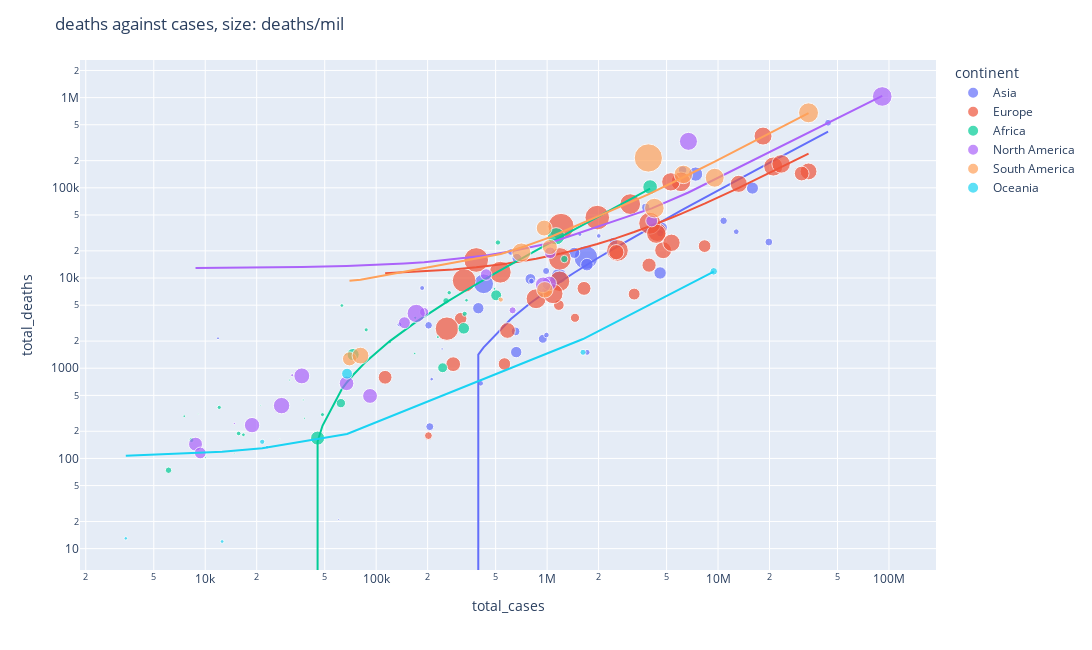

The cell this chart's notebook holds for it:
### Code cell
bubbleScatter(df_diab, 'total_cases', 'total_deaths', 'total_deaths_per_million', 'location', 
              'log', 'log', 'deaths against cases, size: deaths/mil',  'continent')

### Figure 1 — Plotly figure (JSON) as saved in the notebook; plotly's stock layout.template omitted (floating-point values rounded to 4 significant figures)
{"data": [{"hovertemplate": "<b>%{hovertext}</b><br><br>continent=Asia<br>total_cases=%{x}<br>total_deaths=%{y}<br>total_deaths_per_million=%{marker.size}<extra></extra>", "hovertext": ["Afghanistan", "Armenia", "Azerbaijan", "Bahrain", "Bangladesh", "Bhutan", "Brunei", "Cambodia", "China", "Georgia", "India", "Indonesia", "Iran", "Iraq", "Israel", "Japan", "Jordan", "Kazakhstan", "Kuwait", "Kyrgyzstan", "Laos", "Lebanon", "Malaysia", "Mongolia", "Myanmar", "Nepal", "Oman", "Pakistan", "Philippines", "Qatar", "Saudi Arabia", "Singapore", "South Korea", "Sri Lanka", "Tajikistan", "Thailand", "Timor", "Turkey", "United Arab Emirates", "Uzbekistan", "Vietnam", "Yemen"], "legendgroup": "Asia", "marker": {"color": "#636efa", "size": [193.2, 3093.0, 945.2, 1031.0, 173.0, 27.01, 505.2, 184.2, 3.665, 4486.0, 374.0, 573.5, 1615.0, 581.5, 1225.0, 261.7, 1262.0, 990.9, 602.1, 458.2, 102.0, 1883.0, 1071.0, 633.0, 361.2, 398.4, 1024.0, 131.7, 533.3, 253.3, 257.3, 275.0, 483.7, 760.4, 12.82, 438.6, 100.7, 1172.0, 249.3, 48.03, 442.1, 65.22], "sizemode": "area", "sizeref": 15.89, "symbol": "circle"}, "mode": "markers", "name": "Asia", "orientation": "v", "showlegend": true, "type": "scatter", "x": [185749, 425365, 798838, 659647, 2005257, 60368, 205890, 136789, 905992, 1686218, 44036275, 6207098, 7391026, 2444798, 4582056, 12779171, 1709879, 1439725, 653730, 202685, 211239, 1173871, 4680053, 943690, 614092, 986596, 395737, 1554591, 3776627, 408656, 809672, 1714056, 19820739, 665739, 17786, 4592284, 22999, 15889495, 991564, 243093, 10779632, 11877], "xaxis": "x", "y": [7748, 8633, 9748, 1509, 29291, 21, 225, 3056, 5226, 16859, 526396, 156993, 141998, 25315, 11377, 32609, 14074, 19022, 2559, 2991, 757, 10532, 35969, 2119, 19434, 11967, 4628, 30487, 60727, 681, 9251, 1500, 25068, 16556, 125, 31404, 133, 99341, 2335, 1637, 43093, 2151], "yaxis": "y"}, {"hovertemplate": "<b>OLS trendline</b><br>total_deaths = 0.00960662 * total_cases + -2385.34<br>R<sup>2</sup>=0.764920<br><br>continent=Asia<br>total_cases=%{x}<br>total_deaths=%{y} <b>(trend)</b><extra></extra>", "legendgroup": "Asia", "marker": {"color": "#636efa", "symbol": "circle"}, "mode": "lines", "name": "Asia", "showlegend": false, "type": "scatter", "x": [11877, 17786, 22999, 60368, 136789, 185749, 202685, 205890, 211239, 243093, 395737, 408656, 425365, 614092, 653730, 659647, 665739, 798838, 809672, 905992, 943690, 986596, 991564, 1173871, 1439725, 1554591, 1686218, 1709879, 1714056, 2005257, 2444798, 3776627, 4582056, 4592284, 4680053, 6207098, 7391026, 10779632, 12779171, 15889495, 19820739, 44036275], "xaxis": "x", "y": [-2271.0, -2214.0, -2164.0, -1805.0, -1071.0, -600.9, -438.2, -407.4, -356.1, -50.04, 1416.0, 1540.0, 1701.0, 3514.0, 3895.0, 3952.0, 4010.0, 5289.0, 5393.0, 6318.0, 6680.0, 7093.0, 7140.0, 8892.0, 11450.0, 12550.0, 13810.0, 14040.0, 14080.0, 16880.0, 21100.0, 33900.0, 41630.0, 41730.0, 42570.0, 57240.0, 68620.0, 101200.0, 120400.0, 150300.0, 188000.0, 420700.0], "yaxis": "y"}, {"hovertemplate": "<b>%{hovertext}</b><br><br>continent=Europe<br>total_cases=%{x}<br>total_deaths=%{y}<br>total_deaths_per_million=%{marker.size}<extra></extra>", "hovertext": ["Albania", "Austria", "Belarus", "Belgium", "Bosnia and Herzegovina", "Bulgaria", "Croatia", "Cyprus", "Czechia", "Denmark", "Estonia", "Finland", "France", "Germany", "Greece", "Hungary", "Iceland", "Ireland", "Italy", "Latvia", "Lithuania", "Luxembourg", "Malta", "Moldova", "Montenegro", "Netherlands", "North Macedonia", "Norway", "Poland", "Portugal", "Romania", "Russia", "Slovakia", "Slovenia", "Spain", "Sweden", "Switzerland", "Ukraine", "United Kingdom"], "legendgroup": "Europe", "marker": {"color": "#EF553B", "size": [1242.0, 2277.0, 743.1, 2776.0, 4847.0, 5428.0, 4018.0, 1244.0, 3851.0, 1134.0, 1972.0, 905.3, 2255.0, 1726.0, 2968.0, 4819.0, 483.3, 1539.0, 2905.0, 3144.0, 3304.0, 1735.0, 1507.0, 3792.0, 4374.0, 1290.0, 4455.0, 670.6, 3043.0, 2390.0, 3415.0, 2582.0, 3712.0, 3160.0, 2332.0, 1849.0, 1598.0, 2675.0, 2737.0], "sizemode": "area", "sizeref": 15.89, "symbol": "circle"}, "mode": "markers", "name": "Europe", "orientation": "v", "showlegend": true, "type": "scatter", "x": [312097, 4774043, 994037, 4414255, 384976, 1206688, 1186739, 562911, 3985056, 3229666, 586399, 1171034, 33848327, 30854175, 4349423, 1965481, 202157, 1644166, 21040025, 861724, 1183422, 282252, 112828, 532187, 259349, 8341943, 327009, 1455796, 6069665, 5340612, 3063647, 18330786, 2581047, 1083067, 13226579, 2539715, 3949259, 5294643, 23392406], "xaxis": "x", "y": [3545, 20317, 7118, 32228, 15853, 37377, 16313, 1115, 40477, 6639, 2620, 5012, 152052, 143979, 30999, 46790, 179, 7675, 172086, 5892, 9208, 1109, 794, 11608, 2746, 22579, 9370, 3623, 116570, 24592, 65999, 374683, 20223, 6698, 110719, 19358, 13891, 116463, 184140], "yaxis": "y"}, {"hovertemplate": "<b>OLS trendline</b><br>total_deaths = 0.00675194 * total_cases + 10548.2<br>R<sup>2</sup>=0.581288<br><br>continent=Europe<br>total_cases=%{x}<br>total_deaths=%{y} <b>(trend)</b><extra></extra>", "legendgroup": "Europe", "marker": {"color": "#EF553B", "symbol": "circle"}, "mode": "lines", "name": "Europe", "showlegend": false, "type": "scatter", "x": [112828, 202157, 259349, 282252, 312097, 327009, 384976, 532187, 562911, 586399, 861724, 994037, 1083067, 1171034, 1183422, 1186739, 1206688, 1455796, 1644166, 1965481, 2539715, 2581047, 3063647, 3229666, 3949259, 3985056, 4349423, 4414255, 4774043, 5294643, 5340612, 6069665, 8341943, 13226579, 18330786, 21040025, 23392406, 30854175, 33848327], "xaxis": "x", "y": [11310.0, 11910.0, 12300.0, 12450.0, 12660.0, 12760.0, 13150.0, 14140.0, 14350.0, 14510.0, 16370.0, 17260.0, 17860.0, 18450.0, 18540.0, 18560.0, 18700.0, 20380.0, 21650.0, 23820.0, 27700.0, 27980.0, 31230.0, 32350.0, 37210.0, 37460.0, 39920.0, 40350.0, 42780.0, 46300.0, 46610.0, 51530.0, 66870.0, 99850.0, 134300.0, 152600.0, 168500.0, 218900.0, 239100.0], "yaxis": "y"}, {"hovertemplate": "<b>%{hovertext}</b><br><br>continent=Africa<br>total_cases=%{x}<br>total_deaths=%{y}<br>total_deaths_per_million=%{marker.size}<extra></extra>", "hovertext": ["Algeria", "Benin", "Botswana", "Burkina Faso", "Burundi", "Cameroon", "Cape Verde", "Central African Republic", "Comoros", "Djibouti", "Egypt", "Equatorial Guinea", "Eritrea", "Eswatini", "Ethiopia", "Gabon", "Gambia", "Ghana", "Guinea", "Kenya", "Liberia", "Libya", "Madagascar", "Malawi", "Mali", "Mauritius", "Morocco", "Mozambique", "Niger", "Sao Tome and Principe", "Seychelles", "South Africa", "Sudan", "Tanzania", "Togo", "Tunisia", "Uganda", "Zambia", "Zimbabwe"], "legendgroup": "Africa", "marker": {"color": "#00cc96", "size": [155.6, 12.54, 1070.0, 17.51, 3.028, 71.0, 697.4, 20.71, 194.7, 171.0, 226.7, 112.0, 28.45, 1188.0, 62.92, 130.7, 139.4, 44.38, 32.88, 107.0, 56.61, 954.8, 48.69, 134.0, 33.74, 779.9, 437.9, 69.05, 12.32, 331.7, 1578.0, 1717.0, 108.6, 13.23, 32.27, 2368.0, 79.12, 206.2, 348.7], "sizemode": "area", "sizeref": 15.89, "symbol": "circle"}, "mode": "markers", "name": "Africa", "orientation": "v", "showlegend": true, "type": "scatter", "x": [267454, 27316, 325470, 21128, 45308, 120215, 62159, 14764, 8315, 15690, 515645, 16723, 10045, 73280, 492237, 48511, 12078, 168007, 37408, 337622, 7538, 503611, 66491, 87410, 31228, 244850, 1260978, 229580, 9104, 6100, 45429, 4004555, 63006, 37510, 38084, 1128693, 169230, 329483, 256378], "xaxis": "x", "y": [6876, 163, 2770, 387, 38, 1931, 410, 113, 160, 189, 24765, 183, 103, 1417, 7568, 306, 368, 1457, 445, 5672, 294, 6431, 1408, 2665, 739, 1013, 16237, 2215, 311, 74, 168, 101982, 4957, 841, 279, 29041, 3628, 4015, 5577], "yaxis": "y"}, {"hovertemplate": "<b>OLS trendline</b><br>total_deaths = 0.0246822 * total_cases + -967.445<br>R<sup>2</sup>=0.953180<br><br>continent=Africa<br>total_cases=%{x}<br>total_deaths=%{y} <b>(trend)</b><extra></extra>", "legendgroup": "Africa", "marker": {"color": "#00cc96", "symbol": "circle"}, "mode": "lines", "name": "Africa", "showlegend": false, "type": "scatter", "x": [6100, 7538, 8315, 9104, 10045, 12078, 14764, 15690, 16723, 21128, 27316, 31228, 37408, 37510, 38084, 45308, 45429, 48511, 62159, 63006, 66491, 73280, 87410, 120215, 168007, 169230, 229580, 244850, 256378, 267454, 325470, 329483, 337622, 492237, 503611, 515645, 1128693, 1260978, 4004555], "xaxis": "x", "y": [-816.9, -781.4, -762.2, -742.7, -719.5, -669.3, -603.0, -580.2, -554.7, -446.0, -293.2, -196.7, -44.13, -41.61, -27.45, 150.9, 153.8, 229.9, 566.8, 587.7, 673.7, 841.3, 1190.0, 2000.0, 3179.0, 3210.0, 4699.0, 5076.0, 5361.0, 5634.0, 7066.0, 7165.0, 7366.0, 11180.0, 11460.0, 11760.0, 26890.0, 30160.0, 97870.0], "yaxis": "y"}, {"hovertemplate": "<b>%{hovertext}</b><br><br>continent=North America<br>total_cases=%{x}<br>total_deaths=%{y}<br>total_deaths_per_million=%{marker.size}<extra></extra>", "hovertext": ["Antigua and Barbuda", "Bahamas", "Barbados", "Belize", "Canada", "Costa Rica", "Dominican Republic", "El Salvador", "Grenada", "Guatemala", "Haiti", "Honduras", "Jamaica", "Mexico", "Nicaragua", "Panama", "Saint Lucia", "Saint Vincent and the Grenadines", "Trinidad and Tobago", "United States"], "legendgroup": "North America", "marker": {"color": "#ab63fa", "size": [1545.0, 2015.0, 1753.0, 1700.0, 1126.0, 1692.0, 394.2, 664.2, 1878.0, 1081.0, 73.2, 1064.0, 1130.0, 2585.0, 35.62, 1933.0, 2143.0, 1102.0, 2657.0, 3056.0], "sizemode": "area", "sizeref": 15.89, "symbol": "circle"}, "mode": "markers", "name": "North America", "orientation": "v", "showlegend": true, "type": "scatter", "x": [8773, 36724, 92086, 67111, 4092722, 1028375, 628213, 190818, 18786, 1042376, 32263, 439901, 146372, 6711847, 14807, 948473, 27966, 9354, 171510, 91316648], "xaxis": "x", "y": [144, 822, 493, 680, 42951, 8720, 4383, 4194, 234, 19037, 838, 10932, 3194, 327525, 244, 8412, 385, 115, 4053, 1029926], "yaxis": "y"}, {"hovertemplate": "<b>OLS trendline</b><br>total_deaths = 0.0113155 * total_cases + 12811.8<br>R<sup>2</sup>=0.943409<br><br>continent=North America<br>total_cases=%{x}<br>total_deaths=%{y} <b>(trend)</b><extra></extra>", "legendgroup": "North America", "marker": {"color": "#ab63fa", "symbol": "circle"}, "mode": "lines", "name": "North America", "showlegend": false, "type": "scatter", "x": [8773, 9354, 14807, 18786, 27966, 32263, 36724, 67111, 92086, 146372, 171510, 190818, 439901, 628213, 948473, 1028375, 1042376, 4092722, 6711847, 91316648], "xaxis": "x", "y": [12910.0, 12920.0, 12980.0, 13020.0, 13130.0, 13180.0, 13230.0, 13570.0, 13850.0, 14470.0, 14750.0, 14970.0, 17790.0, 19920.0, 23540.0, 24450.0, 24610.0, 59120.0, 88760.0, 1046000.0], "yaxis": "y"}, {"hovertemplate": "<b>%{hovertext}</b><br><br>continent=South America<br>total_cases=%{x}<br>total_deaths=%{y}<br>total_deaths_per_million=%{marker.size}<extra></extra>", "hovertext": ["Argentina", "Bolivia", "Brazil", "Chile", "Colombia", "Ecuador", "Guyana", "Paraguay", "Peru", "Suriname", "Uruguay", "Venezuela"], "legendgroup": "South America", "marker": {"color": "#FFA15A", "size": [2857.0, 1826.0, 3166.0, 3056.0, 2734.0, 2012.0, 1580.0, 2867.0, 6356.0, 2251.0, 2161.0, 204.4], "sizemode": "area", "sizeref": 15.89, "symbol": "circle"}, "mode": "markers", "name": "South America", "orientation": "v", "showlegend": true, "type": "scatter", "x": [9560307, 1037500, 33833900, 4241546, 6265798, 961345, 69807, 707109, 3909870, 80966, 969803, 535836], "xaxis": "x", "y": [129369, 22061, 678514, 59577, 140845, 35801, 1271, 19220, 214303, 1380, 7403, 5763], "yaxis": "y"}, {"hovertemplate": "<b>OLS trendline</b><br>total_deaths = 0.019623 * total_cases + 7956.01<br>R<sup>2</sup>=0.942815<br><br>continent=South America<br>total_cases=%{x}<br>total_deaths=%{y} <b>(trend)</b><extra></extra>", "legendgroup": "South America", "marker": {"color": "#FFA15A", "symbol": "circle"}, "mode": "lines", "name": "South America", "showlegend": false, "type": "scatter", "x": [69807, 80966, 535836, 707109, 961345, 969803, 1037500, 3909870, 4241546, 6265798, 9560307, 33833900], "xaxis": "x", "y": [9326.0, 9545.0, 18470.0, 21830.0, 26820.0, 26990.0, 28310.0, 84680.0, 91190.0, 130900.0, 195600.0, 671900.0], "yaxis": "y"}, {"hovertemplate": "<b>%{hovertext}</b><br><br>continent=Oceania<br>total_cases=%{x}<br>total_deaths=%{y}<br>total_deaths_per_million=%{marker.size}<extra></extra>", "hovertext": ["Australia", "Fiji", "Kiribati", "New Zealand", "Solomon Islands", "Tonga"], "legendgroup": "Oceania", "marker": {"color": "#19d3f3", "size": [457.7, 940.9, 100.9, 292.8, 216.1, 113.2], "sizemode": "area", "sizeref": 15.89, "symbol": "circle"}, "mode": "markers", "name": "Oceania", "orientation": "v", "showlegend": true, "type": "scatter", "x": [9435839, 67549, 3430, 1621916, 21544, 12554], "xaxis": "x", "y": [11865, 870, 13, 1502, 153, 12], "yaxis": "y"}, {"hovertemplate": "<b>OLS trendline</b><br>total_deaths = 0.001236 * total_cases + 102.953<br>R<sup>2</sup>=0.992080<br><br>continent=Oceania<br>total_cases=%{x}<br>total_deaths=%{y} <b>(trend)</b><extra></extra>", "legendgroup": "Oceania", "marker": {"color": "#19d3f3", "symbol": "circle"}, "mode": "lines", "name": "Oceania", "showlegend": false, "type": "scatter", "x": [3430, 12554, 21544, 67549, 1621916, 9435839], "xaxis": "x", "y": [107.2, 118.5, 129.6, 186.4, 2108.0, 11770.0], "yaxis": "y"}], "layout": {"height": 650, "legend": {"itemsizing": "constant", "title": {"text": "continent"}, "tracegroupgap": 0}, "margin": {"t": 60}, "title": {"text": "deaths against cases, size: deaths/mil"}, "width": 1200, "xaxis": {"anchor": "y", "domain": [0, 1], "title": {"text": "total_cases"}, "type": "log"}, "yaxis": {"anchor": "x", "domain": [0, 1], "title": {"text": "total_deaths"}, "type": "log"}}}
